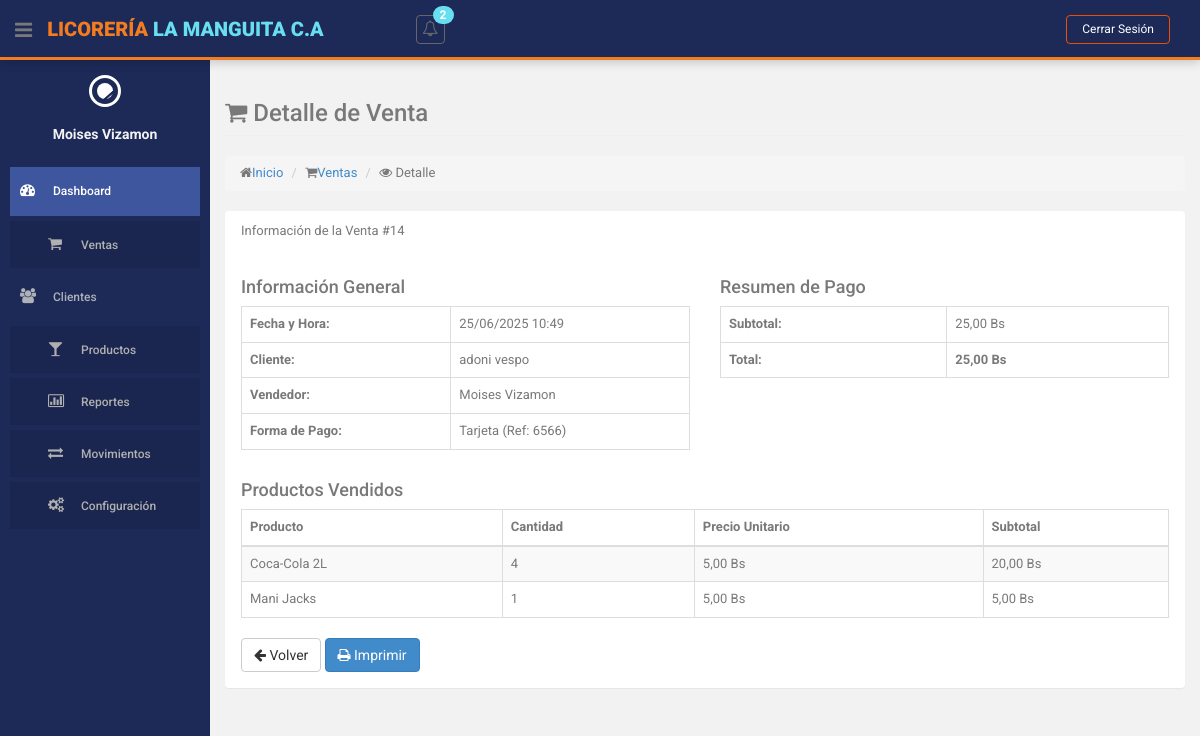
The page /index.php?action=ventas&method=mostrar&id=14 (signed in) on the database its author committed.
### tables this page shows
CREATE TABLE `ventas` (
  `id` int(255) NOT NULL,
  `cedula_cliente` varchar(15) NOT NULL,
  `id_usuario` int(11) NOT NULL,
  `fecha` datetime NOT NULL,
  `monto_total` decimal(10,2) NOT NULL,
  `forma_pago` enum('EFECTIVO','TARJETA','PAGO_MOVIL') NOT NULL DEFAULT 'EFECTIVO',
  `referencia_pago` varchar(6) DEFAULT NULL COMMENT 'Número de referencia para tarjeta o pago móvil',
  `id_venta_original` int(11) DEFAULT NULL,
  `id_estatus` int(11) NOT NULL DEFAULT 1
);

CREATE TABLE `detalle_venta` (
  `id` int(255) NOT NULL,
  `id_venta` int(255) NOT NULL,
  `id_producto` int(10) NOT NULL,
  `cantidad` int(10) NOT NULL,
  `precio_unitario` decimal(10,2) NOT NULL,
  `monto` decimal(10,2) NOT NULL
);

CREATE TABLE `producto` (
  `id` int(10) NOT NULL,
  `descripcion` varchar(255) NOT NULL,
  `cantidad` int(255) NOT NULL,
  `precio` decimal(10,2) NOT NULL,
  `id_categoria` int(11) NOT NULL,
  `id_estatus` int(11) NOT NULL
);

### controllers/VentaController.php (called while the page is built, shortened)
<?php
class VentaController
{
    private $model;
    public function __construct()
    {
        require_once ROOT_PATH . 'models/VentaModel.php';
        $this->model = new VentaModel();
    }
    public function mostrar($id)
    {
        $venta = $this->model->obtenerVentaPorId($id);
        $detalles = $this->model->obtenerDetallesVenta($id);
        $this->loadView('ventas/mostrar', [
            'venta' => $venta,
            'detalles' => $detalles
        ]);
    }
    private function loadView($view, $data = [])
    {
        extract($data);
        require ROOT_PATH . 'views/layouts/header.php';
        require ROOT_PATH . 'views/layouts/sidebar.php';
        require ROOT_PATH . "views/$view.php";
        require ROOT_PATH . 'views/layouts/footer.php';
    }
}

### models/VentaModel.php (called while the page is built, shortened)
<?php
class VentaModel
{
    private $db;
    public function __construct()
    {
        require_once ROOT_PATH . 'config/database.php';
        $database = new Database();
        $this->db = $database->getConnection();
    }
    public function obtenerVentaPorId($id)
    {
        $query = "SELECT v.*,
                  CONCAT(c.nombres, ' ', c.apellidos) as cliente,
                  CONCAT(u.nombres, ' ', u.apellidos) as usuario
                  FROM ventas v
                  JOIN clientes c ON v.cedula_cliente = c.cedula
                  JOIN usuarios u ON v.id_usuario = u.id
                  WHERE v.id = :id";
        $stmt = $this->db->prepare($query);
        $stmt->bindParam(":id", $id);
        $stmt->execute();
        return $stmt->fetch(PDO::FETCH_ASSOC);
    }
    public function obtenerDetallesVenta($id_venta)
    {
        $query = "SELECT dv.*, p.descripcion as producto, p.precio as precio_actual
                  FROM detalle_venta dv
                  JOIN producto p ON dv.id_producto = p.id
                  WHERE dv.id_venta = :id_venta";
        $stmt = $this->db->prepare($query);
        $stmt->bindParam(":id_venta", $id_venta);
        $stmt->execute();
        return $stmt->fetchAll(PDO::FETCH_ASSOC);
    }
}

### config/database.php (called while the page is built, shortened)
<?php
class Database {
    private $host = 'localhost';
    private $db_name = 'licoreria';
    private $username = 'root';
    private $password = '';
    public function getConnection() {
        $this->conn = null;
        try {
            $this->conn = new PDO(
                "mysql:host=" . $this->host . ";dbname=" . $this->db_name,
                $this->username,
                $this->password
            );
            $this->conn->exec("set names utf8");
            $this->conn->setAttribute(PDO::ATTR_ERRMODE, PDO::ERRMODE_EXCEPTION);
        } catch(PDOException $exception) {
            echo "Error de conexión: " . $exception->getMessage();
        }
        return $this->conn;
    }
}
?>

### views/ventas/mostrar.php (the view)
<section id="main-content">
    <section class="wrapper">
        <div class="row">
            <div class="col-lg-12">
                <h3 class="page-header"><i class="fa fa-shopping-cart"></i> Detalle de Venta</h3>
                <ol class="breadcrumb">
                    <li><i class="fa fa-home"></i><a href="<?php echo BASE_URL; ?>">Inicio</a></li>
                    <li><i class="fa fa-shopping-cart"></i><a href="<?= BASE_URL ?>index.php?action=ventas">Ventas</a></li>
                    <li><i class="fa fa-eye"></i> Detalle</li>
                </ol>
            </div>
        </div>
        <div class="row">
            <div class="col-lg-12">
                <section class="panel">
                    <header class="panel-heading">
                        Información de la Venta #<?= $venta['id'] ?>
                    </header>
                    <div class="panel-body">
                        <div class="row">
                            <div class="col-md-6">
                                <h4>Información General</h4>
                                <table class="table table-bordered">
                                    <tr>
                                        <th>Fecha y Hora:</th>
                                        <td><?= date('d/m/Y H:i', strtotime($venta['fecha'])) ?></td>
                                    </tr>
                                    <tr>
                                        <th>Cliente:</th>
                                        <td><?= htmlspecialchars($venta['cliente']) ?></td>
                                    </tr>
                                    <tr>
                                        <th>Vendedor:</th>
                                        <td><?= htmlspecialchars($venta['usuario']) ?></td>
                                    </tr>
                                    <tr>
                                        <th>Forma de Pago:</th>
                                        <td>
                                            <?=
                                            match($venta['forma_pago']) {
                                                'EFECTIVO' => 'Efectivo',
                                                'TARJETA' => 'Tarjeta',
                                                'PAGO_MOVIL' => 'Pago Móvil',
                                                default => $venta['forma_pago']
                                            }
                                            ?>
                                            <?php if($venta['referencia_pago']): ?>
                                                (Ref: <?= htmlspecialchars($venta['referencia_pago']) ?>)
                                            <?php endif; ?>
                                        </td>
                                    </tr>
                                </table>
                            </div>
                            <div class="col-md-6">
                                <h4>Resumen de Pago</h4>
                                <table class="table table-bordered">
                                    <tr>
                                        <th>Subtotal:</th>
                                        <td><?= number_format($venta['monto_total'], 2, ',', '.') ?> Bs</td>
                                    </tr>
                                    <tr>
                                        <th>Total:</th>
                                        <td><strong><?= number_format($venta['monto_total'], 2, ',', '.') ?> Bs</strong></td>
                                    </tr>
                                </table>
                            </div>
                        </div>
                        <div class="row">
                            <div class="col-md-12">
                                <h4>Productos Vendidos</h4>
                                <div class="table-responsive">
                                    <table class="table table-bordered table-striped">
                                        <thead>
                                            <tr>
                                                <th>Producto</th>
                                                <th>Cantidad</th>
                                                <th>Precio Unitario</th>
                                                <th>Subtotal</th>
                                            </tr>
                                        </thead>
                                        <tbody>
                                            <?php foreach ($detalles as $detalle): ?>
                                                <tr>
                                                    <td><?= htmlspecialchars($detalle['producto']) ?></td>
                                                    <td><?= $detalle['cantidad'] ?></td>
                                                    <td><?= number_format($detalle['monto'] / $detalle['cantidad'], 2, ',', '.') ?> Bs</td>
                                                    <td><?= number_format($detalle['monto'], 2, ',', '.') ?> Bs</td>
                                                </tr>
                                            <?php endforeach; ?>
                                        </tbody>
                                    </table>
                                </div>
                            </div>
                        </div>
                        <div class="row">
                            <div class="col-md-12">
                                <a href="<?= BASE_URL ?>index.php?action=reportes" class="btn btn-default">
                                    <i class="fa fa-arrow-left"></i> Volver
                                </a>
                                <button class="btn btn-primary" onclick="window.print()">
                                    <i class="fa fa-print"></i> Imprimir
                                </button>
                            </div>
                        </div>
                    </div>
                </section>
            </div>
        </div>
    </section>
</section>

### assets/css/style.css (style rules this page uses)
body { color: #797979; background: #f2f2f2; font-family: 'Ruda', sans-serif; padding: 0px !important; margin: 0px !important; font-size:13px; }
a, a:hover, a:focus { text-decoration: none; outline: none; }
#main-content { margin-left: 210px; }
.wrapper { display: inline-block; margin-top: 60px; padding-left: 15px; padding-right: 15px; padding-bottom: 15px; padding-top: 0px; width: 100%; }

### views/layouts/header.php (style rules this page uses)
body { font-family: 'Roboto', sans-serif; }
.btn, button, input[type="submit"] { transition: background-color 0.3s ease, transform 0.2s ease; }

### rows shown on the page
ventas: id "14", fecha "25/06/2025 10:49", forma_pago "Tarjeta", referencia_pago "6566", monto_total "25,00"
detalle_venta: id_producto.descripcion "Coca-Cola 2L", cantidad "4", $detalle['monto'] / $detalle['cantidad'] "5,00", monto "20,00"
detalle_venta: id_producto.descripcion "Mani Jacks", cantidad "1", $detalle['monto'] / $detalle['cantidad'] "5,00", monto "5,00"

### other values the page prints
$totalNotificaciones "2"
$_SESSION['user_nombre'] "Moises Vizamon"
$venta['cliente'] "adoni vespo"
$venta['usuario'] "Moises Vizamon"
